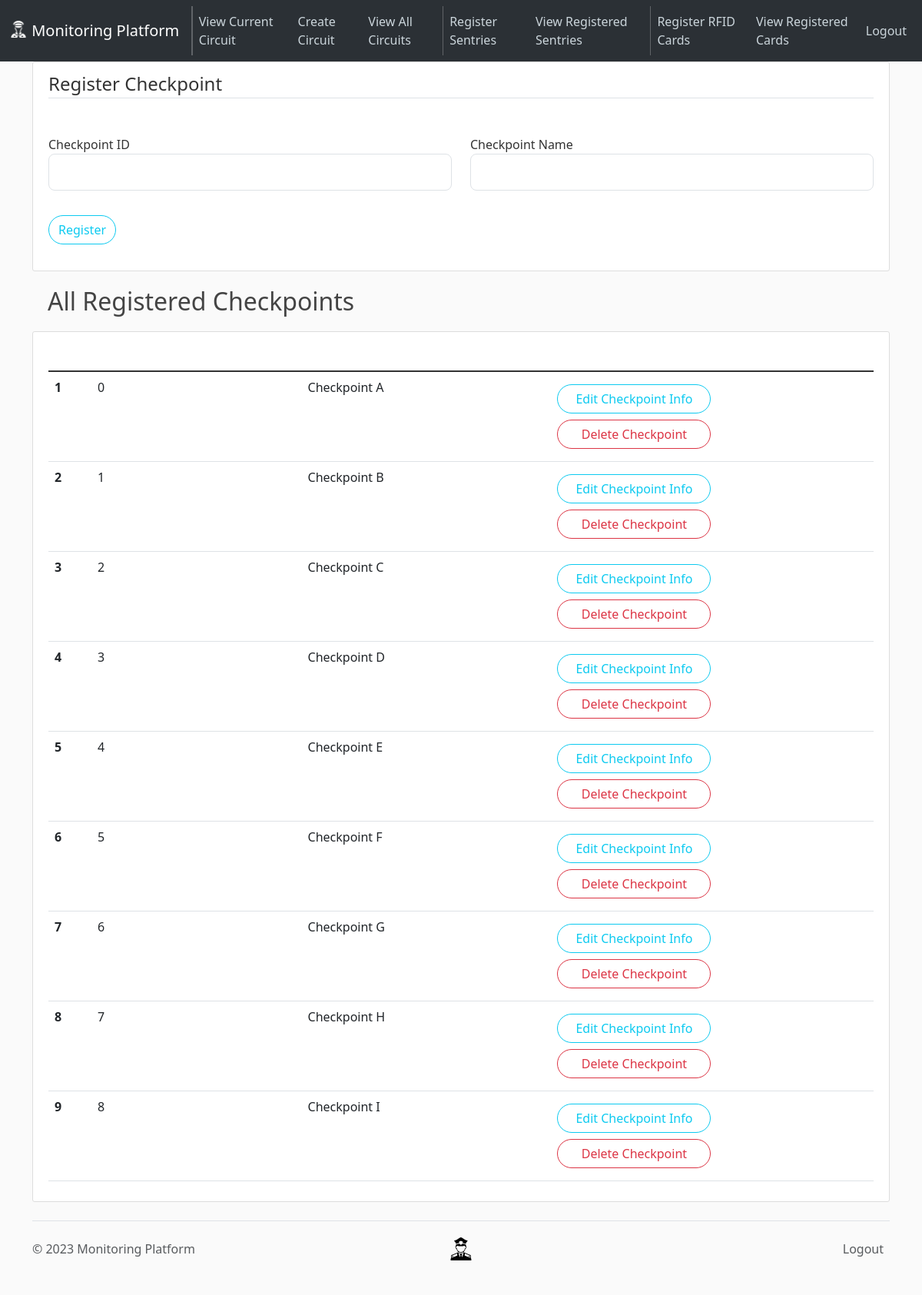
/checkpoints (signed in), run on an earlier commit of the app's database.
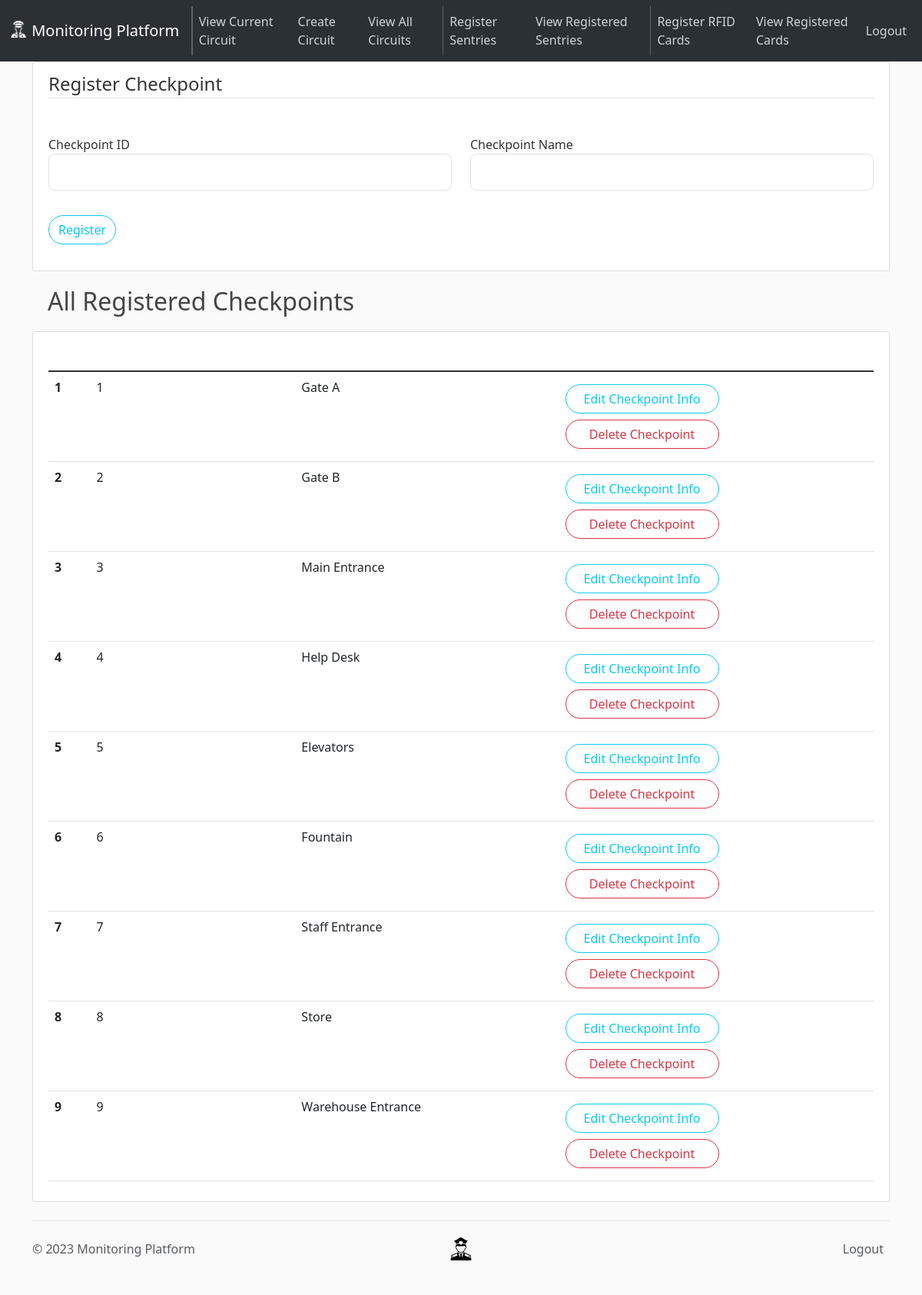
And on a later commit of the database.
### app/models.py (models this page shows, shortened)
class Checkpoint(db.Model):
    __tablename__ = "checkpoints"
    id = Column(Integer, primary_key=True, autoincrement=True)
    name = Column(String(50), unique=True, nullable=False)
    patrol_paths_in = relationship(
        "PatrolPath",
        foreign_keys="PatrolPath.chkpt_src",
        backref="src_checkpoint",
        cascade="all, delete",
    )
    patrol_paths_out = relationship(
        "PatrolPath",
        foreign_keys="PatrolPath.chkpt_dest",
        backref="dest_checkpoint",
        cascade="all, delete",
    )

### app/routes.py (the view, shortened to what this page needs)
@app.route("/checkpoints", methods=["GET", "POST"])
@login_required  # ensures that supervisor is logged in to access
def handle_checkpoint():
    all_checkpoints = Checkpoint.query.all()
    form = CheckpointRegistrationForm()
    return render_template(
        "handle-checkpoints.html",
        title="Handle Checkpoints",
        form=form,
        legend="Register Checkpoint",
        checkpoints=all_checkpoints,
    )

### app/forms.py (shortened to what this page needs)
class CheckpointRegistrationForm(FlaskForm):
    chk_id = IntegerField("Checkpoint ID", validators=[InputRequired()])
    chk_name = StringField("Checkpoint Name", validators=[InputRequired()])
    submit = SubmitField("Register")

### app/models.py (called while the page is built)
@login_manager.user_loader
def load_supervisor(supervisor_id):
    return Supervisor.query.get(int(supervisor_id))

### app/templates/handle-checkpoints.html (shortened to what this page needs)
{% extends "layout.html" %} {% block content %}
<div class="content-section">
  <div class="center">
    <form method="POST" action="">
      <fieldset class="form-group">
        <legend class="border-bottom mb-4">{{ legend }}</legend>
        <div class="row">
          <div class="col-6 form-group my-4">
            {{ form.chk_id.label(class="form-control-label") }} {% if
            form.chk_id.errors %} {{ form.chk_id(class="form-control
            form-control-lg is-invalid") }}
            <div class="invalid-feedback">
              {% for error in form.chk_id.errors %}
              <span>{{ error }}</span>
              {% endfor %}
            </div>
            {% else %} {{ form.chk_id(class="form-control form-control-lg")}} {%
            endif %}
          </div>
          <div class="col-6 form-group my-4">
            {{ form.chk_name.label(class="form-control-label") }} {% if
            form.chk_name.errors %} {{ form.chk_name(class="form-control
            form-control-lg is-invalid") }}
            <div class="invalid-feedback">
              {% for error in form.chk_name.errors %}
              <span>{{ error }}</span>
              {% endfor %}
            </div>
            {% else %} {{ form.chk_name(class="form-control form-control-lg")}}
            {% endif %}
          </div>
        </div>
      </fieldset>
      <div class="form-group mt-2 mb-4">
        {{ form.submit(class="btn btn-outline-info rounded-pill") }}
      </div>
    </form>
  </div>
</div>
{% include 'view-all-checkpoints.html' %} {% endblock content %}

### app/templates/view-all-checkpoints.html (shortened to what this page needs)
<h2>All Registered Checkpoints</h2>
<article class="media content-section">
  <div class="media-body">
    <table class="table">
      <thead class="bg-steel">
        <tr>
          <th scope="col" style="color: white">#</th>
          <th scope="col" style="color: white">Checkpoint ID</th>
          <th scope="col" style="color: white">Checkpoint Name</th>
          <th scope="col" style="color: white">Checkpoint Actions</th>
        </tr>
      </thead>
      <tbody class="table-group-divider">
        {% for checkpoint in checkpoints %}
        <tr>
          <th scope="row">{{ loop.index }}</th>
          <td>{{ checkpoint.id }}</td>
          <td>{{ checkpoint.name }}</td>
          <td class="align-middle">
            <div class="row my-2" style="width: 200px">
              <a class="btn btn-outline-info rounded-pill" href="#"
                >Edit Checkpoint Info</a
              >
            </div>
            <div class="row my-2" style="width: 200px">
              <button
                type="button"
                class="btn btn-outline-danger rounded-pill"
                data-bs-toggle="modal"
                data-bs-target="#delete-checkpoint-{{ checkpoint.id }}"
              >
                Delete Checkpoint
              </button>
            </div>
          </td>
        </tr>
        {% endfor %}
      </tbody>
    </table>
  </div>
</article>

What changed in the data, as far as the page shows it:
removed Checkpoint: id "0", name "Checkpoint A"
changed Checkpoint id 1: name "Checkpoint B" → "Gate A"
changed Checkpoint id 2: name "Checkpoint C" → "Gate B"
changed Checkpoint id 3: name "Checkpoint D" → "Main Entrance"
changed Checkpoint id 4: name "Checkpoint E" → "Help Desk"
changed Checkpoint id 5: name "Checkpoint F" → "Elevators"
changed Checkpoint id 6: name "Checkpoint G" → "Fountain"
changed Checkpoint id 7: name "Checkpoint H" → "Staff Entrance"
changed Checkpoint id 8: name "Checkpoint I" → "Store"
added Checkpoint: id "9", name "Warehouse Entrance"
